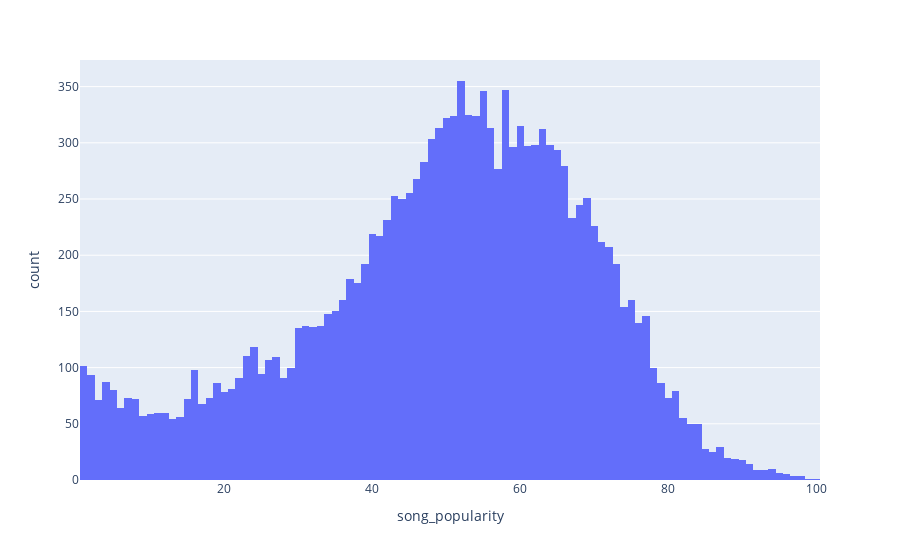

Notebook cell for this chart:
### Markdown cell above
### 2.4 Rozkład zmiennej docelowej

### Code cell
px.histogram(songs, x='song_popularity')

### Figure 1 — Plotly figure (JSON) as saved in the notebook; plotly's stock layout.template omitted (floating-point values rounded to 4 significant figures; data arrays with more than 128 entries replaced by an {"elided": "..."} marker saying what was removed)
{"data": [{"alignmentgroup": "True", "bingroup": "x", "hovertemplate": "song_popularity=%{x}<br>count=%{y}<extra></extra>", "legendgroup": "", "marker": {"color": "#636efa"}, "name": "", "offsetgroup": "", "orientation": "v", "showlegend": false, "type": "histogram", "x": {"elided": "14687 int values"}, "xaxis": "x", "yaxis": "y"}], "layout": {"barmode": "relative", "legend": {"tracegroupgap": 0}, "margin": {"t": 60}, "xaxis": {"anchor": "y", "domain": [0, 1], "title": {"text": "song_popularity"}}, "yaxis": {"anchor": "x", "domain": [0, 1], "title": {"text": "count"}}}}
